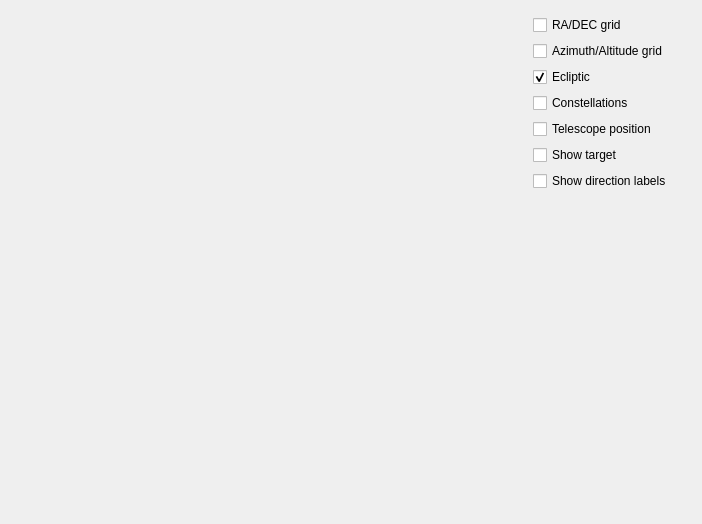
<?xml version="1.0" encoding="UTF-8"?>
<ui version="4.0">
 <class>snowgui::SkyDisplayDialog</class>
 <widget class="QDialog" name="snowgui::SkyDisplayDialog">
  <property name="geometry">
   <rect>
    <x>0</x>
    <y>0</y>
    <width>702</width>
    <height>524</height>
   </rect>
  </property>
  <property name="windowTitle">
   <string>Dialog</string>
  </property>
  <layout class="QHBoxLayout" name="horizontalLayout">
   <property name="leftMargin">
    <number>6</number>
   </property>
   <property name="topMargin">
    <number>6</number>
   </property>
   <property name="rightMargin">
    <number>6</number>
   </property>
   <property name="bottomMargin">
    <number>6</number>
   </property>
   <item>
    <widget class="snowgui::SkyDisplayWidget" name="skydisplayWidget" native="true">
     <property name="minimumSize">
      <size>
       <width>512</width>
       <height>512</height>
      </size>
     </property>
    </widget>
   </item>
   <item>
    <widget class="QWidget" name="skyoptionWidget" native="true">
     <property name="maximumSize">
      <size>
       <width>180</width>
       <height>16777215</height>
      </size>
     </property>
     <layout class="QVBoxLayout" name="verticalLayout">
      <item>
       <widget class="QCheckBox" name="radecCheckBox">
        <property name="text">
         <string>RA/DEC grid</string>
        </property>
       </widget>
      </item>
      <item>
       <widget class="QCheckBox" name="azmaltCheckBox">
        <property name="text">
         <string>Azimuth/Altitude grid</string>
        </property>
        <property name="checked">
         <bool>false</bool>
        </property>
       </widget>
      </item>
      <item>
       <widget class="QCheckBox" name="eclipticCheckBox">
        <property name="text">
         <string>Ecliptic</string>
        </property>
        <property name="checked">
         <bool>true</bool>
        </property>
       </widget>
      </item>
      <item>
       <widget class="QCheckBox" name="constellationsCheckBox">
        <property name="text">
         <string>Constellations</string>
        </property>
       </widget>
      </item>
      <item>
       <widget class="QCheckBox" name="telescopeCheckBox">
        <property name="text">
         <string>Telescope position</string>
        </property>
       </widget>
      </item>
      <item>
       <widget class="QCheckBox" name="targetCheckBox">
        <property name="text">
         <string>Show target</string>
        </property>
       </widget>
      </item>
      <item>
       <widget class="QCheckBox" name="labelsCheckBox">
        <property name="text">
         <string>Show direction labels</string>
        </property>
       </widget>
      </item>
      <item>
       <spacer name="verticalSpacer">
        <property name="orientation">
         <enum>Qt::Vertical</enum>
        </property>
        <property name="sizeHint" stdset="0">
         <size>
          <width>20</width>
          <height>40</height>
         </size>
        </property>
       </spacer>
      </item>
     </layout>
    </widget>
   </item>
  </layout>
 </widget>
 <customwidgets>
  <customwidget>
   <class>snowgui::SkyDisplayWidget</class>
   <extends>QWidget</extends>
   <header location="global">SkyDisplayWidget.h</header>
   <container>1</container>
  </customwidget>
 </customwidgets>
 <resources/>
 <connections/>
</ui>
